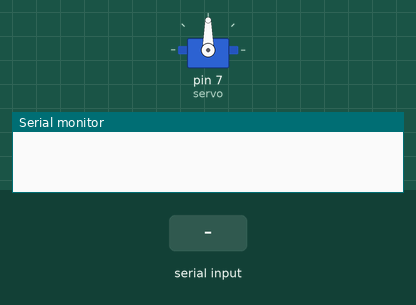
Recording of a sketch running on a simulated Arduino Uno, built with avr-gcc and run on an emulated ATmega328P. On the bench: servo, the last lines printed to the serial monitor. The test bench sets the inputs (shaded band).

Above: at 1.2 s.
1.3 s: "1" received over Serial
At 3.5 s:
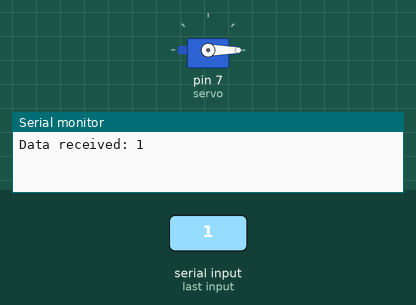
3.8 s: "ballpoint" received over Serial
At 5.7 s:
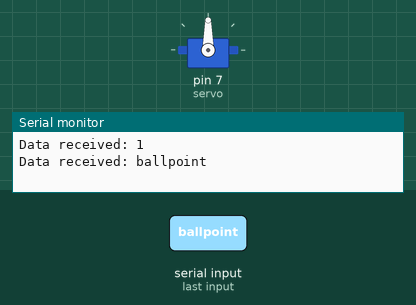
6.3 s: "0" received over Serial
At 8.5 s:
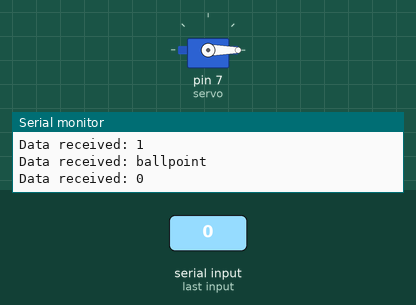
Timing chart, 0 to 10.0 s (numbered marks = the images above; inputs shaded):
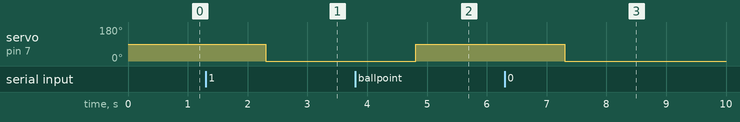

Measured:
- after the input at 1.3 s, servo on pin 7 (servo): 90° → 0° after 1.0 s
- after the input at 3.8 s, servo on pin 7 (servo): 0° → 90° after 1.0 s
- after the input at 6.3 s, servo on pin 7 (servo): 90° → 0° after 1.0 s

The sketch:

_______.ino
```cpp
#include <Servo.h> // Servo 라이브러리를 추가
Servo servo;       // Servo 클래스로 servo 객체 생성
int value = 0;     // 각도를 조절할 변수 value

void setup() {
  servo.attach(7);   // attach 함수를 사용하여 핀 설정
  Serial.begin(9600); // 시리얼 모니터 사용 시작
}

void loop() {
  if (Serial.available() > 0) {
    String data = Serial.readString();  // 시리얼 데이터 읽기
    Serial.println("Data received: " + data);  // 수신된 데이터 출력

    // 받은 데이터에 따라 서보의 각도를 조정
    if (data.indexOf("ballpoint") >= 0) {
      value = 90;  // 'ballpoint'가 포함된 경우 90도 회전
    } else {
      value = -90; // 그 외의 경우 -90도 회전
    }

    servo.write(value); // value값의 각도로 회전
    delay(1000);        // 1초 대기
    //value = 0;          // 서보를 다시 0도로 설정
    servo.write(value);
  }
}
```
